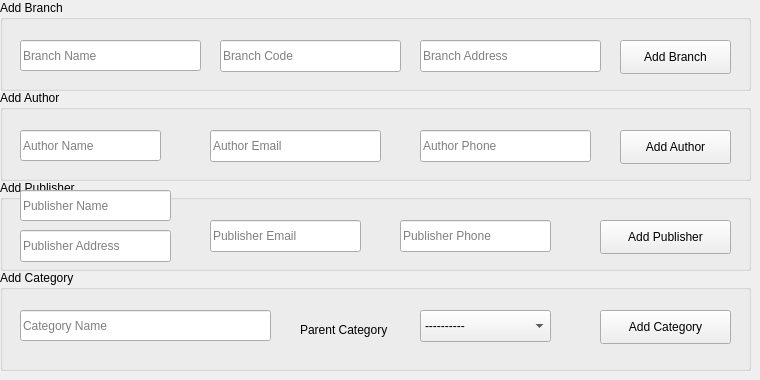
      <widget class="QWidget" name="tab_19">
       <attribute name="title">
        <string>Add Branch || User || Publisher || Category</string>
       </attribute>
       <widget class="QGroupBox" name="groupBox">
        <property name="geometry">
         <rect>
          <x>0</x>
          <y>0</y>
          <width>751</width>
          <height>91</height>
         </rect>
        </property>
        <property name="title">
         <string>Add Branch</string>
        </property>
        <widget class="QLineEdit" name="lineEdit_13">
         <property name="geometry">
          <rect>
           <x>20</x>
           <y>40</y>
           <width>181</width>
           <height>31</height>
          </rect>
         </property>
         <property name="placeholderText">
          <string>Branch Name</string>
         </property>
        </widget>
        <widget class="QLineEdit" name="lineEdit_30">
         <property name="geometry">
          <rect>
           <x>420</x>
           <y>40</y>
           <width>181</width>
           <height>32</height>
          </rect>
         </property>
         <property name="placeholderText">
          <string>Branch Address</string>
         </property>
        </widget>
        <widget class="QLineEdit" name="lineEdit_31">
         <property name="geometry">
          <rect>
           <x>220</x>
           <y>40</y>
           <width>181</width>
           <height>32</height>
          </rect>
         </property>
         <property name="placeholderText">
          <string>Branch Code </string>
         </property>
        </widget>
        <widget class="QPushButton" name="pushButton_22">
         <property name="geometry">
          <rect>
           <x>620</x>
           <y>40</y>
           <width>111</width>
           <height>34</height>
          </rect>
         </property>
         <property name="text">
          <string>Add Branch</string>
         </property>
         <property name="icon">
          <iconset>
           <normaloff>icons/add.png</normaloff>icons/add.png</iconset>
         </property>
        </widget>
       </widget>
       <widget class="QGroupBox" name="groupBox_2">
        <property name="geometry">
         <rect>
          <x>0</x>
          <y>90</y>
          <width>751</width>
          <height>91</height>
         </rect>
        </property>
        <property name="title">
         <string>Add Author</string>
        </property>
        <widget class="QPushButton" name="pushButton_23">
         <property name="geometry">
          <rect>
           <x>620</x>
           <y>40</y>
           <width>111</width>
           <height>34</height>
          </rect>
         </property>
         <property name="text">
          <string>Add Author</string>
         </property>
         <property name="icon">
          <iconset>
           <normaloff>icons/add.png</normaloff>icons/add.png</iconset>
         </property>
        </widget>
        <widget class="QLineEdit" name="lineEdit_32">
         <property name="geometry">
          <rect>
           <x>210</x>
           <y>40</y>
           <width>171</width>
           <height>32</height>
          </rect>
         </property>
         <property name="placeholderText">
          <string>Author Email</string>
         </property>
        </widget>
        <widget class="QLineEdit" name="lineEdit_33">
         <property name="geometry">
          <rect>
           <x>20</x>
           <y>40</y>
           <width>141</width>
           <height>31</height>
          </rect>
         </property>
         <property name="placeholderText">
          <string>Author Name</string>
         </property>
        </widget>
        <widget class="QLineEdit" name="lineEdit_55">
         <property name="geometry">
          <rect>
           <x>420</x>
           <y>40</y>
           <width>171</width>
           <height>32</height>
          </rect>
         </property>
         <property name="placeholderText">
          <string>Author Phone</string>
         </property>
        </widget>
       </widget>
       <widget class="QGroupBox" name="groupBox_3">
        <property name="geometry">
         <rect>
          <x>0</x>
          <y>180</y>
          <width>751</width>
          <height>91</height>
         </rect>
        </property>
        <property name="title">
         <string>Add Publisher</string>
        </property>
        <widget class="QPushButton" name="pushButton_24">
         <property name="geometry">
          <rect>
           <x>600</x>
           <y>40</y>
           <width>131</width>
           <height>34</height>
          </rect>
         </property>
         <property name="text">
          <string>Add Publisher</string>
         </property>
         <property name="icon">
          <iconset>
           <normaloff>icons/add.png</normaloff>icons/add.png</iconset>
         </property>
        </widget>
        <widget class="QLineEdit" name="lineEdit_34">
         <property name="geometry">
          <rect>
           <x>20</x>
           <y>10</y>
           <width>151</width>
           <height>31</height>
          </rect>
         </property>
         <property name="placeholderText">
          <string>Publisher Name</string>
         </property>
        </widget>
        <widget class="QLineEdit" name="lineEdit_35">
         <property name="geometry">
          <rect>
           <x>20</x>
           <y>50</y>
           <width>151</width>
           <height>32</height>
          </rect>
         </property>
         <property name="placeholderText">
          <string>Publisher Address</string>
         </property>
        </widget>
        <widget class="QLineEdit" name="lineEdit_56">
         <property name="geometry">
          <rect>
           <x>210</x>
           <y>40</y>
           <width>151</width>
           <height>32</height>
          </rect>
         </property>
         <property name="placeholderText">
          <string>Publisher Email</string>
         </property>
        </widget>
        <widget class="QLineEdit" name="lineEdit_57">
         <property name="geometry">
          <rect>
           <x>400</x>
           <y>40</y>
           <width>151</width>
           <height>32</height>
          </rect>
         </property>
         <property name="placeholderText">
          <string>Publisher Phone</string>
         </property>
        </widget>
       </widget>
       <widget class="QGroupBox" name="groupBox_4">
        <property name="geometry">
         <rect>
          <x>0</x>
          <y>270</y>
          <width>751</width>
          <height>101</height>
         </rect>
        </property>
        <property name="title">
         <string>Add Category</string>
        </property>
        <widget class="QPushButton" name="pushButton_25">
         <property name="geometry">
          <rect>
           <x>600</x>
           <y>40</y>
           <width>131</width>
           <height>34</height>
          </rect>
         </property>
         <property name="text">
          <string>Add Category</string>
         </property>
         <property name="icon">
          <iconset>
           <normaloff>icons/add.png</normaloff>icons/add.png</iconset>
         </property>
        </widget>
        <widget class="QLineEdit" name="lineEdit_36">
         <property name="geometry">
          <rect>
           <x>20</x>
           <y>40</y>
           <width>251</width>
           <height>31</height>
          </rect>
         </property>
         <property name="placeholderText">
          <string>Category Name</string>
         </property>
        </widget>
        <widget class="QComboBox" name="comboBox_11">
         <property name="geometry">
          <rect>
           <x>420</x>
           <y>40</y>
           <width>131</width>
           <height>32</height>
          </rect>
         </property>
         <item>
          <property name="text">
           <string>----------</string>
          </property>
         </item>
        </widget>
        <widget class="QLabel" name="label_16">
         <property name="geometry">
          <rect>
           <x>300</x>
           <y>50</y>
           <width>101</width>
           <height>20</height>
          </rect>
         </property>
         <property name="text">
          <string>Parent Category</string>
         </property>
        </widget>
       </widget>
      </widget>
